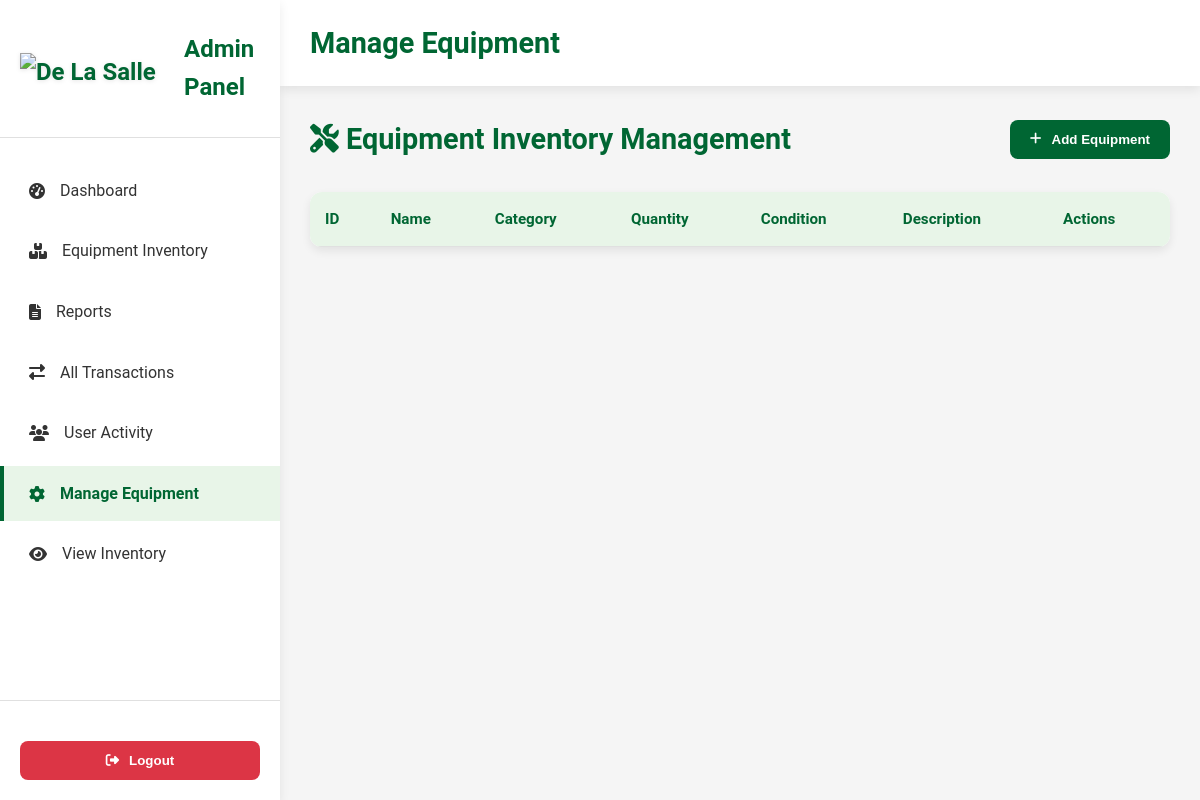
/admin/admin-inventory.php, run on an earlier commit of the app's database.
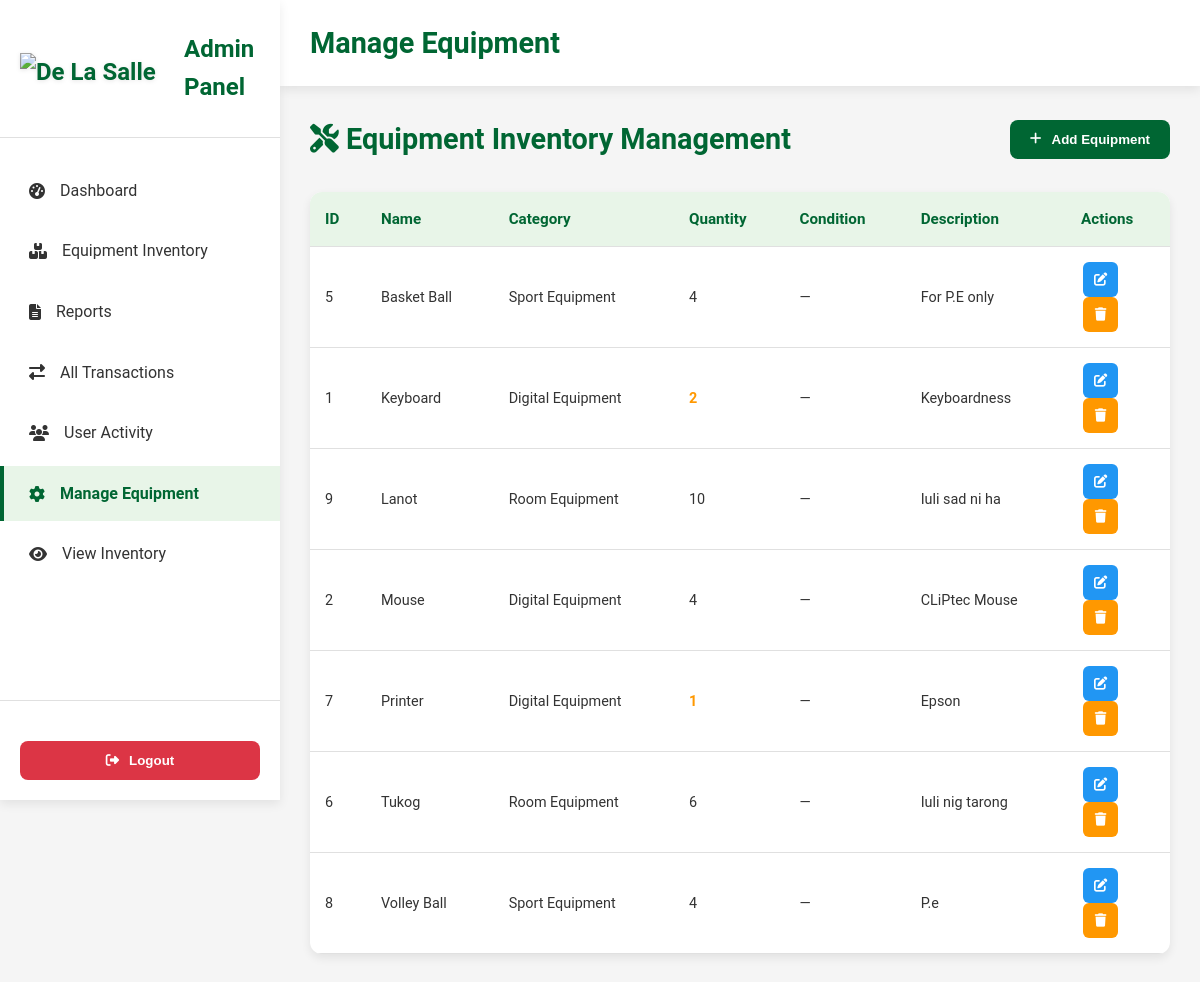
And on a later commit of the database.
### tables this page shows
CREATE TABLE `equipment` (
  `id` int(11) NOT NULL,
  `name` varchar(200) NOT NULL,
  `rfid_tag` varchar(50) DEFAULT NULL,
  `category_id` int(11) NOT NULL,
  `quantity` int(11) NOT NULL DEFAULT 0,
  `size_category` enum('Small','Medium','Large') NOT NULL DEFAULT 'Medium',
  `description` text DEFAULT NULL,
  `image_path` varchar(500) DEFAULT NULL,
  `image_url` varchar(500) DEFAULT NULL,
  `created_at` timestamp NOT NULL DEFAULT current_timestamp(),
  `updated_at` timestamp NOT NULL DEFAULT current_timestamp() ON UPDATE current_timestamp()
);

CREATE TABLE `categories` (
  `id` int(11) NOT NULL,
  `name` varchar(100) NOT NULL,
  `description` text DEFAULT NULL,
  `created_at` timestamp NOT NULL DEFAULT current_timestamp(),
  `updated_at` timestamp NOT NULL DEFAULT current_timestamp() ON UPDATE current_timestamp()
);

### admin/admin-inventory.php (the view, shortened to what this page needs)
<?php
$host = "localhost";
$user = "root";
$password = "";
$dbname = "capstone";
$db_connected = true;
$conn = @new mysqli($host, $user, $password, $dbname);
$equipment = [];
if ($db_connected) {
    $query = "SELECT e.*, c.name as category_name
              FROM equipment e
              LEFT JOIN categories c ON e.category_id = c.id
              ORDER BY e.name";
    if ($result = $conn->query($query)) {
        while ($row = $result->fetch_assoc()) {
            $equipment[] = $row;
        }
    }
}
?>
<!DOCTYPE html>
<html lang="en">
<head>
    <link rel="stylesheet" href="admin-styles.css">
    <link rel="stylesheet" href="admin-inventor.css">
    <link rel="stylesheet" href="https://cdnjs.cloudflare.com/ajax/libs/font-awesome/6.5.2/css/all.min.css">
</head>
<body>
    <div class="admin-container">
        <nav class="sidebar">
            <div class="sidebar-header">
                <div class="logo">
                    <img src="../uploads/De lasalle ASMC.png" alt="De La Salle ASMC Logo" class="main-logo" style="height:30px; width:auto;">
                    <span>Admin Panel</span>
                </div>
            </div>
            <ul class="nav-menu">
                <li class="nav-item">
                    <a href="admin-dashboard.php#dashboard"><i class="fas fa-tachometer-alt"></i><span>Dashboard</span></a>
                </li>
                <li class="nav-item">
                    <a href="admin-dashboard.php#inventory"><i class="fas fa-boxes"></i><span>Equipment Inventory</span></a>
                </li>
                <li class="nav-item">
                    <a href="reports.php"><i class="fas fa-file-alt"></i><span>Reports</span></a>
                </li>
                <li class="nav-item">
                    <a href="admin-dashboard.php#transactions"><i class="fas fa-exchange-alt"></i><span>All Transactions</span></a>
                </li>
                <li class="nav-item">
                    <a href="admin-user-activity.php"><i class="fas fa-users"></i><span>User Activity</span></a>
                </li>
                <li class="nav-item active">
                    <a href="admin-inventory.php"><i class="fas fa-cog"></i><span>Manage Equipment</span></a>
                </li>
                <li class="nav-item">
                    <a href="inventory.php"><i class="fas fa-eye"></i><span>View Inventory</span></a>
                </li>
            </ul>
            <div class="sidebar-footer">
                <button class="logout-btn" onclick="window.location.href='logout.php'">
                    <i class="fas fa-sign-out-alt"></i> Logout
                </button>
            </div>
        </nav>
        <main class="main-content">
            <header class="top-header">
                <h1 class="page-title">Manage Equipment</h1>
            </header>
            <section class="content-section active">
        <div class="section-header">
            <h1><i class="fas fa-tools"></i> Equipment Inventory Management</h1>
            <button class="add-btn" onclick="openAddModal()">
                <i class="fas fa-plus"></i> Add Equipment
            </button>
        </div>
        <div class="transactions-table">
        <table>
            <thead>
                <tr>
                    <th>ID</th>
                    <th>Name</th>
                    <th>Category</th>
                    <th>Quantity</th>
                    <th>Condition</th>
                    <th>Description</th>
                    <th>Actions</th>
                </tr>
            </thead>
            <tbody>
                <?php foreach($equipment as $item): ?>
                    <tr>
                        <td><?= $item['id'] ?></td>
                        <td><?= htmlspecialchars($item['name']) ?></td>
                        <td><?= htmlspecialchars($item['category_name'] ?? '—') ?></td>
                        <td class="<?= ($item['quantity'] ?? 0) == 0 ? 'quantity-0' : (($item['quantity'] ?? 0) <= 2 ? 'quantity-low' : '') ?>">
                            <?= $item['quantity'] ?? 0 ?>
                        </td>
                        <td><?= htmlspecialchars($item['item_condition'] ?? '—') ?></td>
                        <td><?= htmlspecialchars(substr($item['description'] ?? '', 0, 50)) . (strlen($item['description'] ?? '') > 50 ? '...' : '') ?></td>
                        <td>
                            <div class="action-buttons">
                                <button type="button" class="action-btn edit-btn" title="Edit" data-item='<?= json_encode($item, JSON_HEX_TAG|JSON_HEX_AMP|JSON_HEX_APOS|JSON_HEX_QUOT) ?>'><i class="fas fa-edit"></i></button>
                                <button type="button" class="action-btn" title="Delete" onclick='deleteEquipment(<?= $item['id'] ?>, <?= json_encode($item["name"], JSON_HEX_TAG|JSON_HEX_AMP|JSON_HEX_APOS|JSON_HEX_QUOT) ?>)'><i class="fas fa-trash"></i></button>
                            </div>
                        </td>
                    </tr>
                <?php endforeach; ?>
            </tbody>
        </table>
        </div>
            </section>
        </main>
    </div>
</body>
</html>

### admin/admin-styles.css (style rules this page uses)
:root { --primary-green: #006633; --secondary-green: #4CAF50; --light-green: #E8F5E8; --dark-green: #004d26; --white: #ffffff; --gray: #f5f5f5; --text-dark: #333333; --shadow: 0 4px 10px rgba(0, 0, 0, 0.08); }
* { margin: 0; padding: 0; box-sizing: border-box; }
body { font-family: 'Roboto', 'Segoe UI', Tahoma, Geneva, Verdana, sans-serif; background: var(--gray); color: var(--text-dark); line-height: 1.6; }
.admin-container { display: flex; min-height: 100vh; }
.sidebar { width: 280px; background: var(--white); box-shadow: var(--shadow); display: flex; flex-direction: column; position: fixed; height: 100vh; left: 0; top: 0; transition: left 0.3s ease; z-index: 100; }
.sidebar-header { padding: 24px 20px; border-bottom: 1px solid #e0e0e0; display: flex; align-items: center; justify-content: space-between; gap: 12px; }
.logo { display: flex; align-items: center; gap: 15px; color: var(--primary-green); font-size: 1.5rem; font-weight: 700; }
.main-logo { max-height: 30px; width: auto; object-fit: contain; filter: drop-shadow(0 1px 2px rgba(0, 0, 0, 0.1)); }
.nav-menu { list-style: none; padding: 20px 0; flex: 1; }
.nav-item { margin: 5px 0; }
.nav-item a { display: flex; align-items: center; gap: 15px; padding: 15px 25px; color: var(--text-dark); text-decoration: none; transition: all 0.3s ease; border-left: 4px solid transparent; }
.nav-item.active a, .nav-item:hover a { background: var(--light-green); color: var(--primary-green); border-left: 4px solid var(--primary-green); font-weight: 600; }
.sidebar-footer { padding: 20px; border-top: 1px solid #e0e0e0; }
.logout-btn { width: 100%; padding: 12px; background: #dc3545; color: var(--white); border: none; border-radius: 8px; cursor: pointer; display: flex; align-items: center; justify-content: center; gap: 10px; margin-top: 20px; font-weight: 600; transition: background 0.3s ease; }
.main-content { flex: 1; margin-left: 280px; min-height: 100vh; transition: margin-left 0.3s ease; }
.top-header { background: var(--white); padding: 20px 30px; display: flex; justify-content: space-between; align-items: center; box-shadow: var(--shadow); position: sticky; top: 0; z-index: 90; }
.page-title { font-size: 1.8rem; color: var(--primary-green); font-weight: 700; }
.content-section { display: none; padding: 30px; }
.content-section.active { display: block; }
.section-header { display: flex; justify-content: space-between; align-items: center; margin-bottom: 30px; }
.section-header h1 { color: var(--primary-green); font-size: 1.8rem; font-weight: 700; }
.add-btn { padding: 12px 20px; background: var(--primary-green); color: var(--white); border: none; border-radius: 8px; cursor: pointer; display: flex; align-items: center; gap: 10px; font-weight: 600; transition: background 0.3s ease; }
table { width: 100%; border-collapse: collapse; background: var(--white); border-radius: 12px; overflow: hidden; box-shadow: var(--shadow); }
th, td { padding: 15px; text-align: left; border-bottom: 1px solid #e0e0e0; }
th { background: var(--light-green); color: var(--primary-green); font-weight: 600; font-size: 0.95rem; }
td { font-size: 0.9rem; }
.quantity-low { color: #ff9800; font-weight: 700; }
.action-btn { width: 35px; height: 35px; border: none; border-radius: 6px; cursor: pointer; display: flex; align-items: center; justify-content: center; margin: 0 2px; transition: opacity 0.2s ease; }
.action-btn:first-child { background: #2196f3; color: var(--white); }
.action-btn:nth-child(2) { background: #ff9800; color: var(--white); }
.transactions-table { margin-top: 10px; }

What changed in the data, as far as the page shows it:
added equipment: id "5", name "Basket Ball", category.name "Sport Equipment", quantity "4", item_condition "—", description "For P.E only"
added equipment: id "1", name "Keyboard", category.name "Digital Equipment", quantity "2", item_condition "—", description "Keyboardness"
added equipment: id "9", name "Lanot", category.name "Room Equipment", quantity "10", item_condition "—", description "Iuli sad ni ha"
added equipment: id "2", name "Mouse", category.name "Digital Equipment", quantity "4", item_condition "—", description "CLiPtec Mouse"
added equipment: id "7", name "Printer", category.name "Digital Equipment", quantity "1", item_condition "—", description "Epson"
added equipment: id "6", name "Tukog", category.name "Room Equipment", quantity "6", item_condition "—", description "Iuli nig tarong"
added equipment: id "8", name "Volley Ball", category.name "Sport Equipment", quantity "4", item_condition "—", description "P.e"
